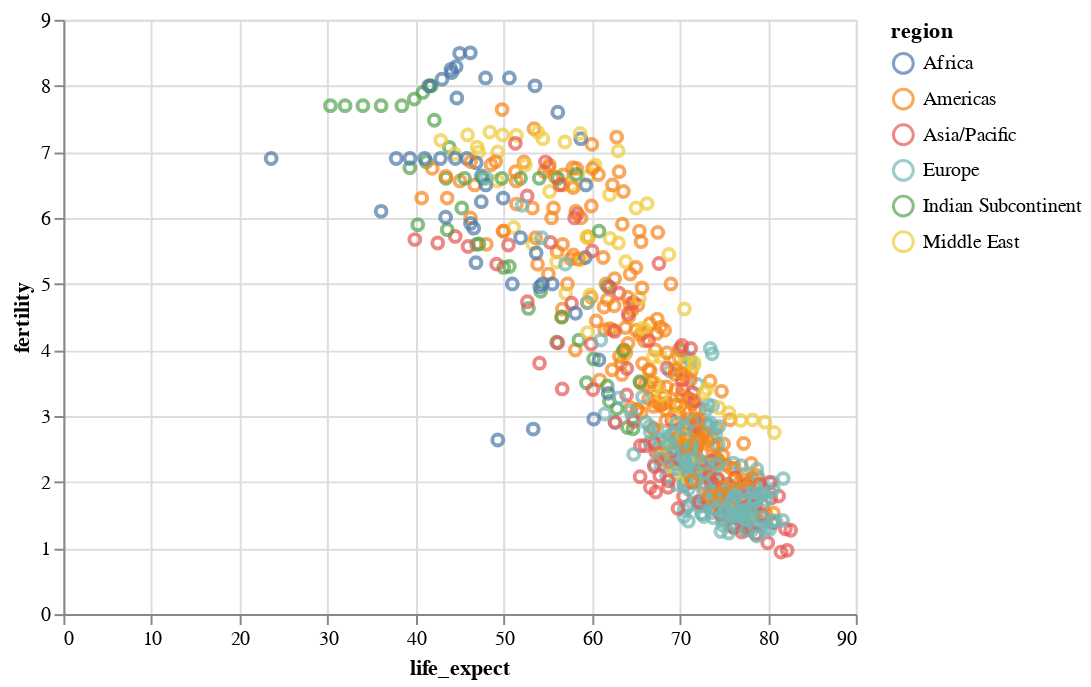

The code cell stored with this chart in its notebook:
### Code cell
# base chart
chart = alt.Chart(
    df
).mark_point(
).encode(
    x='life_expect',
    y='fertility',
    color='region:N'
)

chart.display()

### Figure 1 — Vega-Lite specification as saved in the notebook (floating-point values rounded to 4 significant figures; data arrays with more than 128 entries replaced by an {"elided": "..."} marker saying what was removed)
{"$schema": "https://vega.github.io/schema/vega-lite/v3.4.0.json", "config": {"mark": {"tooltip": null}, "view": {"height": 300, "width": 400}}, "data": {"name": "data-0daee3fd6be6fcabe993c518fbcc58b6"}, "datasets": {"data-0daee3fd6be6fcabe993c518fbcc58b6": {"elided": "693 records"}}, "encoding": {"color": {"field": "region", "type": "nominal"}, "x": {"field": "life_expect", "type": "quantitative"}, "y": {"field": "fertility", "type": "quantitative"}}, "mark": "point"}
